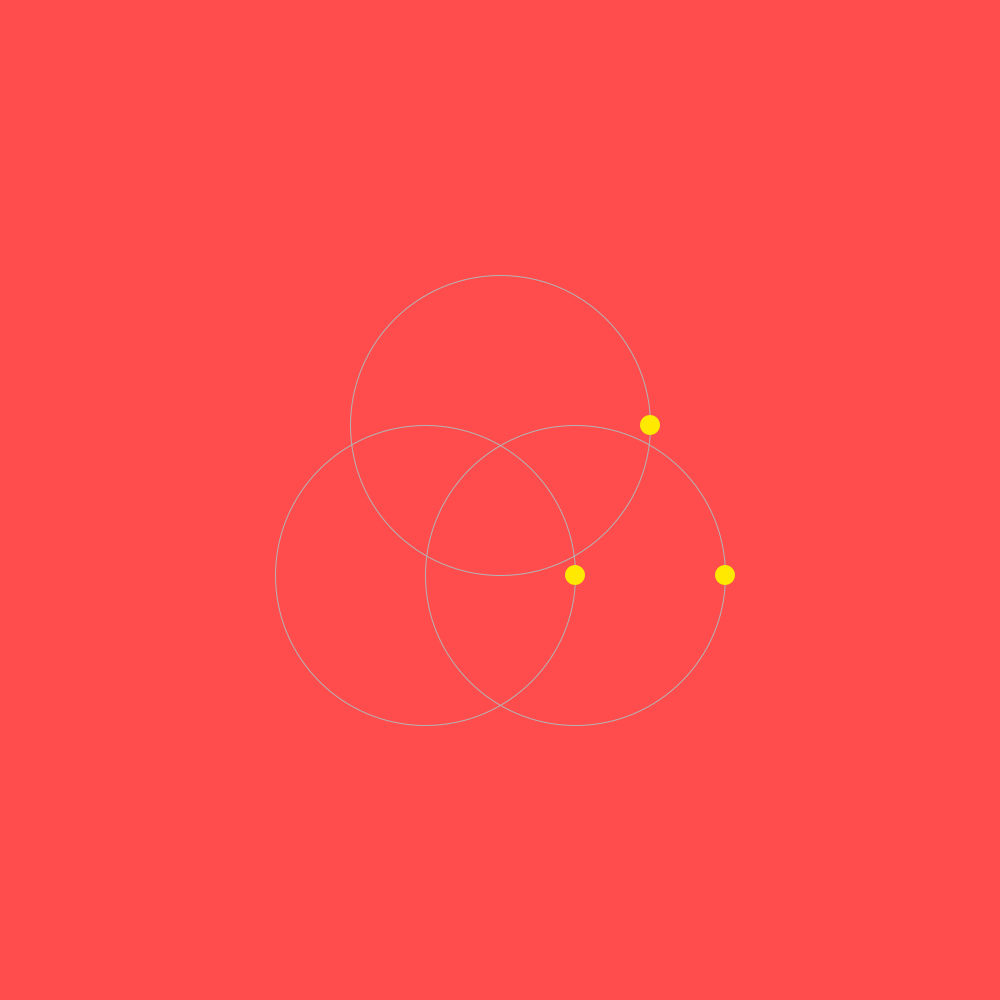
Frame 1 (no input)
Frame 60 (the mouse pressed at the canvas centre just before this capture): identical to frame 1, image omitted
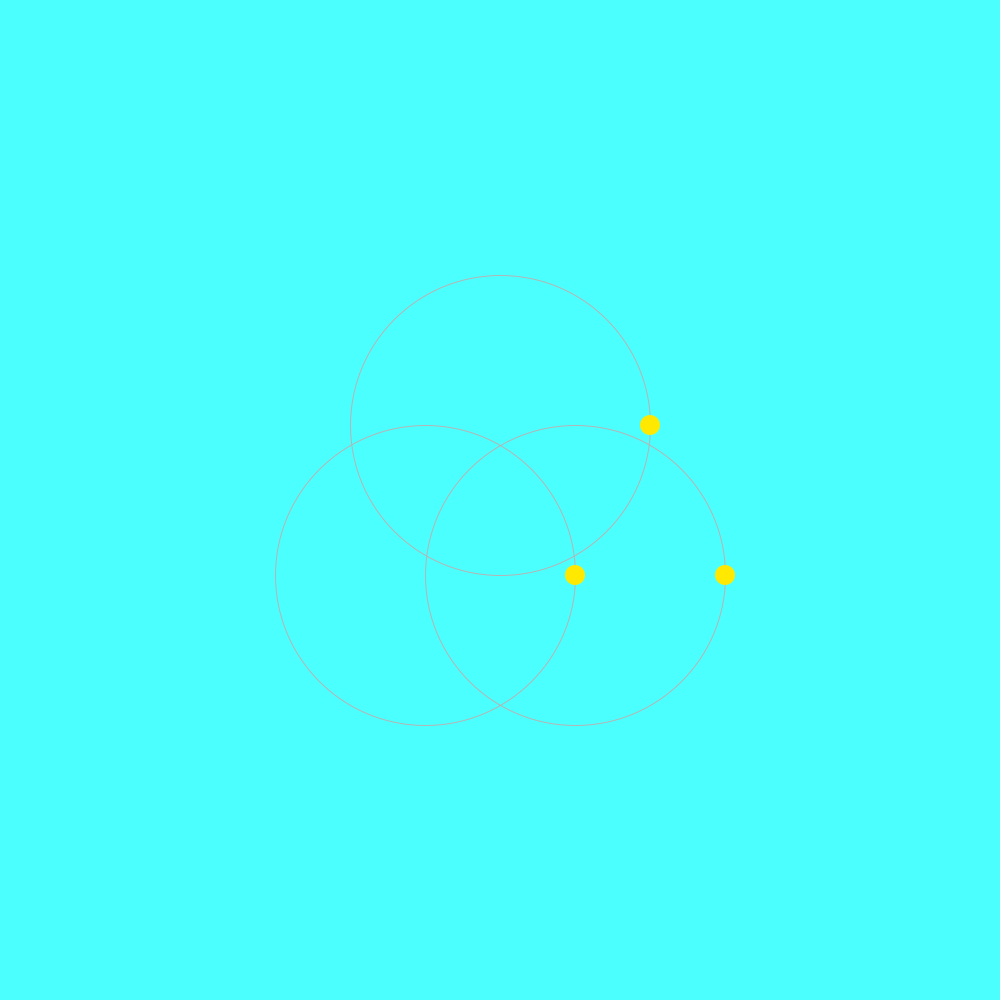
Frame 120 (the mouse held since frame 60 and released just before this capture)

The Processing sketch that drew these frames (run headless with seeded random() and noise(); from frame 60 on, the mouse is pressed at the canvas centre):

// Processing sketch: w4_e1_colourwheel
// ── w4_e1_colourwheel.pde
/*
 * Creative Coding
 * Week 4, 01 - an interactive colour wheel picker
 * Inspired by Indae Hwang and Jon McCormack
 * Copyright (c) 2014 Monash University
 * Edited by Melanie Huang
 */


void setup() {
  size(1000,1000);
  pixelDensity(2);
  colorMode(HSB, 360, 100, 100);
}

void draw() {  
  float bg = map(mouseX, 0, width, 0, 360); 
  background(bg,70,100);
  
  ellipseMode(CENTER);
  stroke(255);
  noFill();
  ellipse(width/2, height/2-75, 300,300);
  ellipse(width/2-75, height/2+75, 300,300);
  ellipse(width/2+75, height/2+75, 300,300);
  
  noStroke();
  fill(55,100,100);
  ellipse(width/2+150, height/2-75,20,20);
  ellipse(width/2+75, height/2+75, 20,20);
  ellipse(width/2+225, height/2+75, 20,20); 

}
